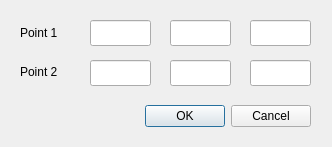
<?xml version="1.0" encoding="UTF-8"?>
<ui version="4.0">
 <class>InputDialog</class>
 <widget class="QDialog" name="InputDialog">
  <property name="geometry">
   <rect>
    <x>0</x>
    <y>0</y>
    <width>332</width>
    <height>147</height>
   </rect>
  </property>
  <property name="windowTitle">
   <string>Dialog</string>
  </property>
  <widget class="QDialogButtonBox" name="buttonBox">
   <property name="geometry">
    <rect>
     <x>0</x>
     <y>100</y>
     <width>311</width>
     <height>32</height>
    </rect>
   </property>
   <property name="orientation">
    <enum>Qt::Horizontal</enum>
   </property>
   <property name="standardButtons">
    <set>QDialogButtonBox::Cancel|QDialogButtonBox::Ok</set>
   </property>
  </widget>
  <widget class="QLabel" name="label">
   <property name="geometry">
    <rect>
     <x>20</x>
     <y>12</y>
     <width>61</width>
     <height>41</height>
    </rect>
   </property>
   <property name="text">
    <string>Point 1</string>
   </property>
  </widget>
  <widget class="QLabel" name="label_2">
   <property name="geometry">
    <rect>
     <x>20</x>
     <y>61</y>
     <width>61</width>
     <height>21</height>
    </rect>
   </property>
   <property name="text">
    <string>Point 2</string>
   </property>
  </widget>
  <widget class="QLineEdit" name="x1label">
   <property name="geometry">
    <rect>
     <x>90</x>
     <y>20</y>
     <width>61</width>
     <height>26</height>
    </rect>
   </property>
  </widget>
  <widget class="QLineEdit" name="y1label">
   <property name="geometry">
    <rect>
     <x>170</x>
     <y>20</y>
     <width>61</width>
     <height>26</height>
    </rect>
   </property>
  </widget>
  <widget class="QLineEdit" name="z1label">
   <property name="geometry">
    <rect>
     <x>250</x>
     <y>20</y>
     <width>61</width>
     <height>26</height>
    </rect>
   </property>
  </widget>
  <widget class="QLineEdit" name="x2label">
   <property name="geometry">
    <rect>
     <x>90</x>
     <y>60</y>
     <width>61</width>
     <height>26</height>
    </rect>
   </property>
  </widget>
  <widget class="QLineEdit" name="y2label">
   <property name="geometry">
    <rect>
     <x>170</x>
     <y>60</y>
     <width>61</width>
     <height>26</height>
    </rect>
   </property>
  </widget>
  <widget class="QLineEdit" name="z2label">
   <property name="geometry">
    <rect>
     <x>250</x>
     <y>60</y>
     <width>61</width>
     <height>26</height>
    </rect>
   </property>
  </widget>
 </widget>
 <resources/>
 <connections>
  <connection>
   <sender>buttonBox</sender>
   <signal>accepted()</signal>
   <receiver>InputDialog</receiver>
   <slot>accept()</slot>
   <hints>
    <hint type="sourcelabel">
     <x>248</x>
     <y>254</y>
    </hint>
    <hint type="destinationlabel">
     <x>157</x>
     <y>274</y>
    </hint>
   </hints>
  </connection>
  <connection>
   <sender>buttonBox</sender>
   <signal>rejected()</signal>
   <receiver>InputDialog</receiver>
   <slot>reject()</slot>
   <hints>
    <hint type="sourcelabel">
     <x>316</x>
     <y>260</y>
    </hint>
    <hint type="destinationlabel">
     <x>286</x>
     <y>274</y>
    </hint>
   </hints>
  </connection>
 </connections>
</ui>
